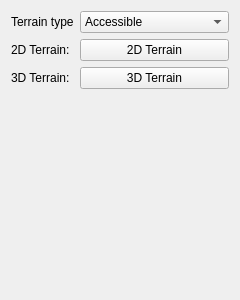
<?xml version="1.0" encoding="UTF-8"?>
<ui version="4.0">
 <class>TerrainToolProperties</class>
 <widget class="QWidget" name="TerrainToolProperties">
  <property name="geometry">
   <rect>
    <x>0</x>
    <y>0</y>
    <width>240</width>
    <height>300</height>
   </rect>
  </property>
  <property name="windowTitle">
   <string>Form</string>
  </property>
  <layout class="QFormLayout" name="formLayout">
   <property name="fieldGrowthPolicy">
    <enum>QFormLayout::AllNonFixedFieldsGrow</enum>
   </property>
   <item row="1" column="0">
    <widget class="QLabel" name="TilesetTypeLabel">
     <property name="text">
      <string>Terrain type</string>
     </property>
    </widget>
   </item>
   <item row="1" column="1">
    <widget class="QComboBox" name="TerrainTypeComboBox">
     <item>
      <property name="text">
       <string>Accessible</string>
      </property>
     </item>
     <item>
      <property name="text">
       <string>Inaccessible</string>
      </property>
     </item>
    </widget>
   </item>
   <item row="2" column="0">
    <widget class="QLabel" name="Label_2D">
     <property name="text">
      <string>2D Terrain:</string>
     </property>
    </widget>
   </item>
   <item row="2" column="1">
    <widget class="QPushButton" name="Tileset2DFileButton">
     <property name="text">
      <string>2D Terrain</string>
     </property>
     <property name="icon">
      <iconset resource="resources.qrc">
       <normaloff>:/tool-icons/res/browse-icon.png</normaloff>:/tool-icons/res/browse-icon.png</iconset>
     </property>
    </widget>
   </item>
   <item row="3" column="0">
    <widget class="QLabel" name="Label_3D">
     <property name="text">
      <string>3D Terrain:</string>
     </property>
    </widget>
   </item>
   <item row="3" column="1">
    <widget class="QPushButton" name="Tileset3DFileButton">
     <property name="text">
      <string>3D Terrain</string>
     </property>
     <property name="icon">
      <iconset resource="resources.qrc">
       <normaloff>:/tool-icons/res/browse-icon.png</normaloff>:/tool-icons/res/browse-icon.png</iconset>
     </property>
    </widget>
   </item>
  </layout>
 </widget>
 <resources>
  <include location="resources.qrc"/>
 </resources>
 <connections/>
</ui>
